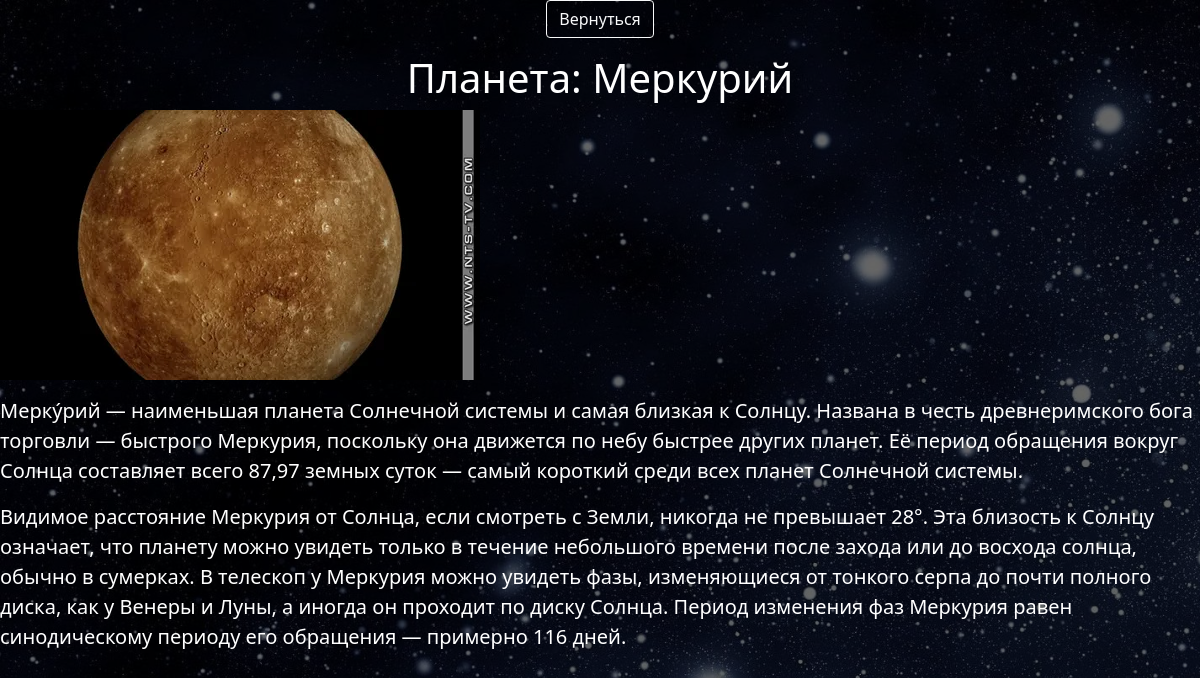
Page /check_planet/2 on the committed database.
### web_site/data/planet.py (models this page shows)
class Planet(SqlAlchemyBase, UserMixin):
    __tablename__ = 'planets'
    id = sqlalchemy.Column(sqlalchemy.Integer,
                           primary_key=True, autoincrement=True)
    name = sqlalchemy.Column(sqlalchemy.String, nullable=True)
    star_system = sqlalchemy.Column(sqlalchemy.Integer, sqlalchemy.ForeignKey('star_systems.id'), nullable=True)
    text = sqlalchemy.Column(sqlalchemy.String, nullable=True)
    photo = sqlalchemy.Column(sqlalchemy.String, nullable=True)

### web_site/main.py (the view)
@app.route('/check_planet/<int:id_planet>', methods=['GET', 'POST'])
def check_planet(id_planet):
    db_sess = db_session.create_session()
    form = Check_Planet_Form()
    planet = db_sess.query(Planet).filter(Planet.id == id_planet)[0]
    db_sess.close()
    if form.submit_return.data:
        return redirect('/planet/1')
    text = ''
    if planet.text:
        if os.path.isfile(planet.text):
            with open(planet.text, 'r', encoding='utf-8') as file:
                text = file.readlines()
    photo = ''
    if planet.photo:
        if os.path.isfile(planet.photo):
            photo = planet.photo
    return render_template('check_planet.html', form=form, planet=planet, text=text, photo=photo)

### web_site/forms/check_planet_form.py
class Check_Planet_Form(FlaskForm):
    submit_return = SubmitField('Вернуться')

### web_site/data/db_session.py (called while the page is built)
def create_session() -> Session:
    global __factory
    return __factory()

### web_site/templates/check_planet.html (shortened to what this page needs)
<!DOCTYPE html>
<html lang="en">
<head>
    <link rel="stylesheet" href="https://cdn.jsdelivr.net/npm/bootstrap@5.0.0-beta1/dist/css/bootstrap.min.css">
</head>
<body style="background-image: url('/static/image/sad.jpg'); background-repeat: no-repeat; background-attachment: fixed; background-size: cover; color: white;">
<div style="background-color: rgba(0, 0, 0, 0.6); height: 100vw;">
<form action="" method="post" novalidate>
<p style="height: auto; width: auto;" align="center">{{ form.submit_return(type="submit", class="btn btn-outline-light") }}</p>
</form>
<h1 align="center">Планета: {{ planet.name }}</h1>
{% if photo != '' %}
    <p><img src="{{url_for('static', filename=photo[7:])}}" style="max-width: 600px; max-height: 400px; object-fit: cover;"></p>
{% endif %}
{% for x in text %}
<p style="font-size: 20px;">{{ x }}</p>
{% endfor %}
</div>
</body>
</html>

### rows in the picture
Planet: name "Меркурий", photo (picture)
